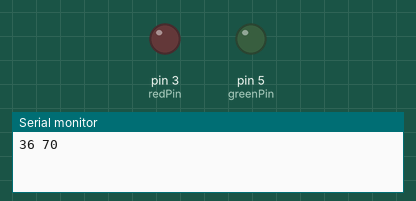
Simulated run of this sketch. Board: Arduino Uno, built with avr-gcc and run on an emulated ATmega328P. Shown: output pins drawn as LEDs (lit = HIGH), the last lines printed to the serial monitor.

Above: at 0.1 s.
At 1.1 s:
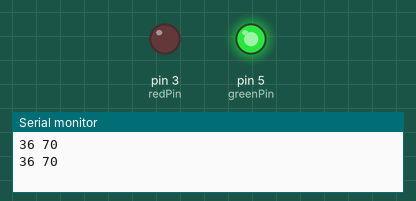
At 11.1 s:
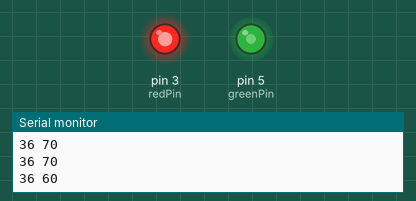
At 17.1 s:
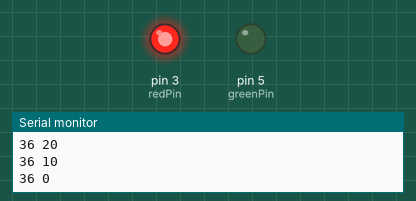
Timing chart, 0 to 18.6 s (numbered marks = the images above):
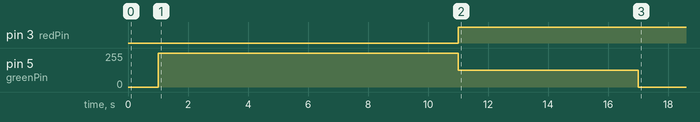

The sketch:

testcase2.ino
```cpp
#include <SoftwareSerial.h>
SoftwareSerial BTSerial(4, 7);
// 심정지시의 동작
int heartValue=70;
int count=15;
 //Analog 0 번에 센서핀 연결
int redPin = 3;
int greenPin = 5;

void setup() {
  BTSerial.begin(115200);
  Serial.begin(115200);
  pinMode(redPin, OUTPUT);
  pinMode(greenPin, OUTPUT);
}
void loop() {
  char a[10];
  sprintf(a,"%d",heartValue);
  char b[10] = "36 ";
  strcat(b, a);
  BTSerial.print(b);
  Serial.println(b);
  if(heartValue==0)
    delay(20000);
  if(count==5){
    if(heartValue!=0){
      heartValue-=10;
      }
      count++;
    }
    count--;
    delay(1000);
    if(heartValue>60 && heartValue<100)
    setColor(0, 255, 0); // Normal, 촑
  else if (heartValue<=5)
    setColor(255, 0, 0); // Emer, 빩
  else
    setColor(255, 127, 0); // Warn, 좡

}


void setColor(int red, int green, int blue)
{
  analogWrite(redPin, red);
  analogWrite(greenPin, green);
  //analogWrite(bluePin, blue);
}
```

Measured:
- by itself, pin 3 (redPin): LOW → HIGH at 11.0 s
- by itself, pin 5 (greenPin): 0/255 → 255/255 at 1.0 s, → 127/255 10.0 s later, → 0/255 6.0 s later
